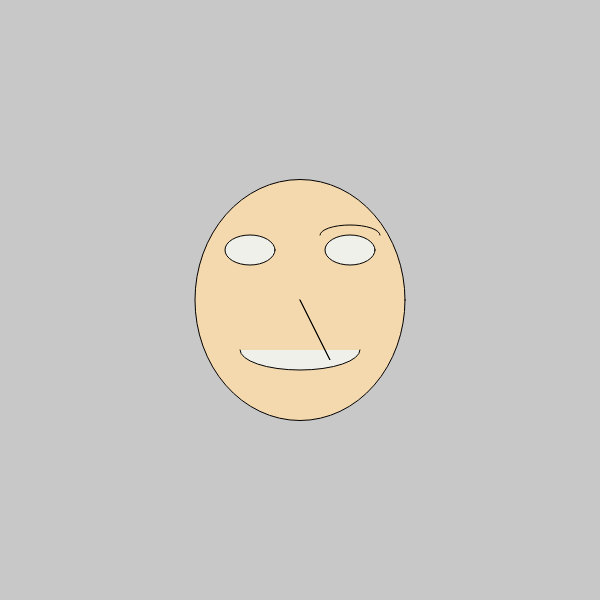
Frame 1 (no input)
Frame 60 (no input): identical to frame 1, image omitted
Frame 120 (the mouse pressed at the canvas centre since frame 60): identical to frame 1, image omitted

The p5.js sketch that drew this single still picture (run headless with seeded random() and noise() and a simulated clock; from frame 60 on, the mouse is pressed at the canvas centre):

// p5.js sketch
// ── sketch.js
function setup() {
  createCanvas(600, 600);
}

function draw() {
  background(200);//fons de la pantalla,gris si té un número ENTRE 0 I 255 zero es negre. I 255 es blanc i qualsevol numero entre 0 i 255 serè gris. Si tenim 3 numeros el primer numero és vermellor o R (red), el segon número és la verdor o G de (green) i el tercer número és la blavor o B de (blue). Els colors RGB permeten construir setze milions de colors diferents(255x255x255)
 fill (245, 217, 174);// Funciona com el background amb rgb.
  ellipse(300,300,210,241);// El primer número entre parèntesis és la posició x del centre, el segon número és la posició y alçada del centre de l'el·lipse, el tercer número és l'amplada i el quart número és l'alçada de l'el·lipse.
  fill (239, 240, 233);//color ull dret esquerre. Funciona com el background amb rgb
  ellipse(250,250,50,30);// ull esquerre
  fill (239, 240, 233);//color ull dret
    ellipse(350,250,50,30);//ull dret
arc(300,350,120,40,0,PI);// Funciona com l'el·lipse els primers quatre números i els dos últims són 0 PI o PI,0
  triangle(300,300,330,360,310,320);
 fill(255);//color de la cella
  noFill();
  //stroke(0)
  arc(350,235,60,20,PI,0);//
}
